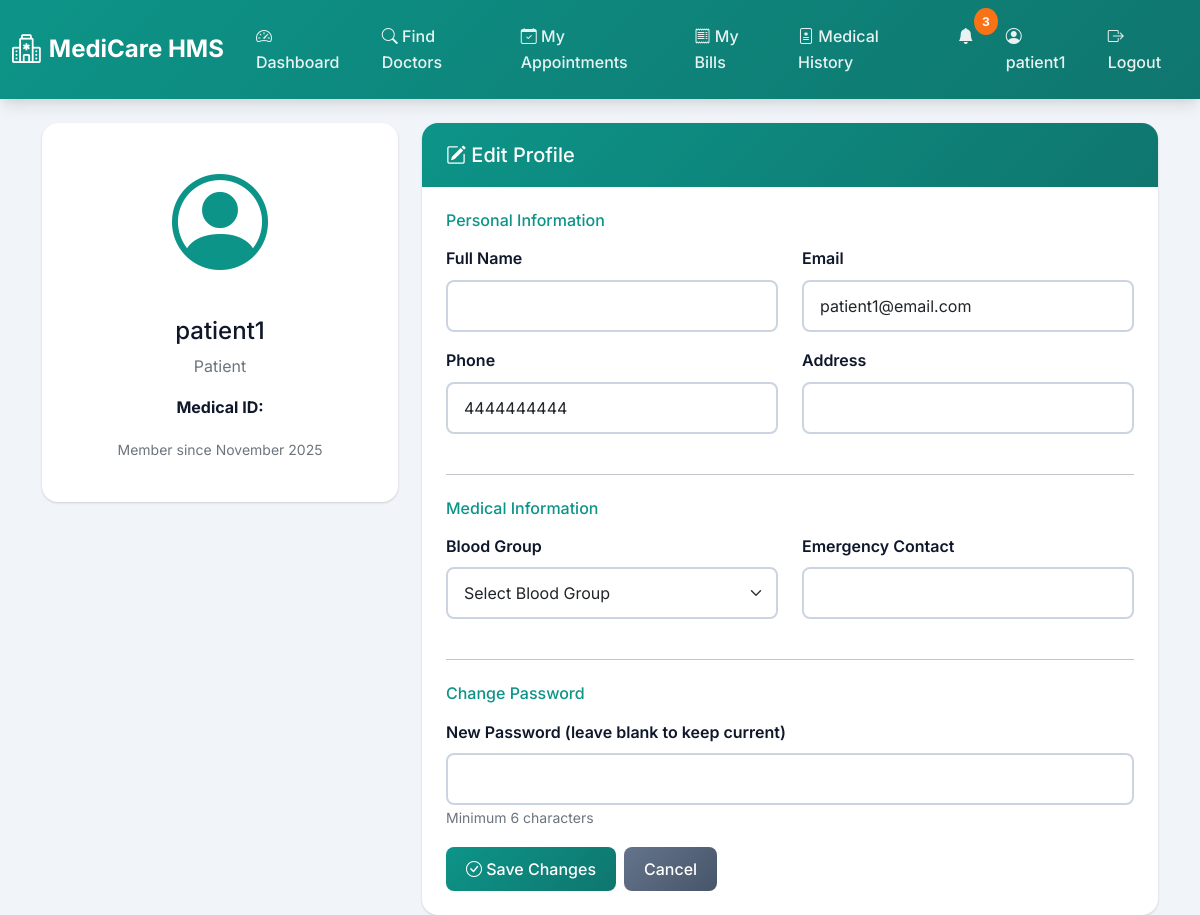
The app's page /profile (signed in) with its own data.
### models.py (models this page shows, shortened)
class User(db.Model):
    __tablename__ = 'users'
    id = db.Column(db.Integer, primary_key=True)
    username = db.Column(db.String(80), unique=True, nullable=False)
    password_hash = db.Column(db.String(255), nullable=False)
    email = db.Column(db.String(120), unique=True, nullable=False)
    phone = db.Column(db.String(20))
    role = db.Column(db.String(20), nullable=False)  # admin, doctor, patient
    full_name = db.Column(db.String(150))
    date_of_birth = db.Column(db.Date)
    gender = db.Column(db.String(10))
    address = db.Column(db.Text)
    profile_image = db.Column(db.String(255))
    is_active = db.Column(db.Boolean, default=True)
    created_at = db.Column(db.DateTime, default=datetime.utcnow)
    last_login = db.Column(db.DateTime)

### routes/shared.py (the view, shortened to what this page needs)
@bp.route('/profile', methods=['GET', 'POST'])
def profile():
    if 'user_id' not in session:
        return redirect(url_for('shared.login'))
    user = User.query.get(session['user_id'])
    return render_template('shared/profile.html', user=user)

### app.py (called while the page is built)
@app.context_processor
def inject_notifications():
    if 'user_id' in session:
        from utils.notifications import get_unread_count
        return {'unread_count': get_unread_count(session['user_id'])}
    return {'unread_count': 0}

### utils/notifications.py (called while the page is built)
def get_unread_count(user_id):
    return Notification.query.filter_by(user_id=user_id, is_read=False).count()

### templates/shared/profile.html (shortened to what this page needs)
{% extends "base.html" %}
{% block content %}
<div class="container">
    <div class="row">
        <div class="col-md-4 mb-4">
            <div class="card">
                <div class="card-body text-center">
                    <div class="mb-3">
                        <i class="bi bi-person-circle" style="font-size: 6rem; color: var(--primary-color);"></i>
                    </div>
                    <h4>{{ user.full_name or user.username }}</h4>
                    <p class="text-muted">{{ user.role|title }}</p>
                    {% if user.role == 'patient' %}
                    <p><strong>Medical ID:</strong> {{ user.patient_profile.medical_id }}</p>
                    {% elif user.role == 'doctor' %}
                    <p><strong>Specialization:</strong> {{ user.doctor_profile.specialization }}</p>
                    <p><strong>Rating:</strong> {{ "%.1f"|format(user.doctor_profile.rating) }} / 5.0</p>
                    {% endif %}
                    <p class="text-muted"><small>Member since {{ user.created_at.strftime('%B %Y') }}</small></p>
                </div>
            </div>
        </div>
        <div class="col-md-8">
            <div class="card">
                <div class="card-header">
                    <h5 class="mb-0"><i class="bi bi-pencil-square"></i> Edit Profile</h5>
                </div>
                <div class="card-body">
                    <form method="POST">
                        <h6 class="mb-3" style="color: var(--primary-color);">Personal Information</h6>
                        <div class="row">
                            <div class="col-md-6 mb-3">
                                <label for="full_name" class="form-label">Full Name</label>
                                <input type="text" class="form-control" id="full_name" name="full_name" value="{{ user.full_name or '' }}">
                            </div>
                            <div class="col-md-6 mb-3">
                                <label for="email" class="form-label">Email</label>
                                <input type="email" class="form-control" id="email" name="email" value="{{ user.email }}" required>
                            </div>
                        </div>
                        <div class="row">
                            <div class="col-md-6 mb-3">
                                <label for="phone" class="form-label">Phone</label>
                                <input type="tel" class="form-control" id="phone" name="phone" value="{{ user.phone or '' }}">
                            </div>
                            <div class="col-md-6 mb-3">
                                <label for="address" class="form-label">Address</label>
                                <input type="text" class="form-control" id="address" name="address" value="{{ user.address or '' }}">
                            </div>
                        </div>
                        {% if user.role == 'patient' %}
                        <hr class="my-4">
                        <h6 class="mb-3" style="color: var(--primary-color);">Medical Information</h6>
                        <div class="row">
                            <div class="col-md-6 mb-3">
                                <label for="blood_group" class="form-label">Blood Group</label>
                                <select class="form-select" id="blood_group" name="blood_group">
                                    <option value="">Select Blood Group</option>
                                </select>
                            </div>
                            <div class="col-md-6 mb-3">
                                <label for="emergency_contact" class="form-label">Emergency Contact</label>
                                <input type="tel" class="form-control" id="emergency_contact" name="emergency_contact" value="{{ user.patient_profile.emergency_contact or '' }}">
                            </div>
                        </div>
                        {% endif %}
                        <hr class="my-4">
                        <h6 class="mb-3" style="color: var(--primary-color);">Change Password</h6>
                        <div class="mb-3">
                            <label for="new_password" class="form-label">New Password (leave blank to keep current)</label>
                            <input type="password" class="form-control" id="new_password" name="new_password" minlength="6">
                            <small class="text-muted">Minimum 6 characters</small>
                        </div>
                        <div class="d-flex gap-2">
                            <button type="submit" class="btn btn-primary">
                                <i class="bi bi-check-circle"></i> Save Changes
                            </button>
                            <a href="/" class="btn btn-secondary">Cancel</a>
                        </div>
                    </form>
                </div>
            </div>
        </div>
    </div>
</div>
{% endblock %}

### templates/base.html (shortened to what this page needs)
<!DOCTYPE html>
<html lang="en">
<head>
    <link href="https://cdn.jsdelivr.net/npm/bootstrap@5.1.3/dist/css/bootstrap.min.css" rel="stylesheet">
    <link rel="stylesheet" href="https://cdn.jsdelivr.net/npm/bootstrap-icons@1.10.0/font/bootstrap-icons.css">
    <link rel="stylesheet" href="{{ url_for('static', filename='css/style.css') }}">
</head>
<body>
    {% if session.user_id %}
    <nav class="navbar navbar-expand-lg navbar-custom">
        <div class="container-fluid">
            <a class="navbar-brand" href="/">
                <i class="bi bi-hospital"></i>
                MediCare HMS
            </a>
            <div class="collapse navbar-collapse" id="navbarNav">
                <ul class="navbar-nav me-auto">
                    {% if session.role == 'admin' %}
                    <li class="nav-item"><a class="nav-link" href="{{ url_for('admin.dashboard') }}"><i class="bi bi-speedometer2"></i> Dashboard</a></li>
                    <li class="nav-item"><a class="nav-link" href="{{ url_for('admin.doctors') }}"><i class="bi bi-person-badge"></i> Doctors</a></li>
                    <li class="nav-item"><a class="nav-link" href="{{ url_for('admin.patients') }}"><i class="bi bi-people"></i> Patients</a></li>
                    <li class="nav-item"><a class="nav-link" href="{{ url_for('admin.appointments_list') }}"><i class="bi bi-calendar-check"></i> Appointments</a></li>
                    <li class="nav-item"><a class="nav-link" href="{{ url_for('admin.billing') }}"><i class="bi bi-cash-stack"></i> Billing</a></li>
                    <li class="nav-item"><a class="nav-link" href="{{ url_for('admin.audit_logs') }}"><i class="bi bi-file-text"></i> Audit Logs</a></li>
                    {% elif session.role == 'patient' %}
                    <li class="nav-item"><a class="nav-link" href="{{ url_for('patient.dashboard') }}"><i class="bi bi-speedometer2"></i> Dashboard</a></li>
                    <li class="nav-item"><a class="nav-link" href="{{ url_for('patient.search_doctors') }}"><i class="bi bi-search"></i> Find Doctors</a></li>
                    <li class="nav-item"><a class="nav-link" href="{{ url_for('patient.appointments') }}"><i class="bi bi-calendar-check"></i> My Appointments</a></li>
                    <li class="nav-item"><a class="nav-link" href="{{ url_for('patient.bills') }}"><i class="bi bi-receipt"></i> My Bills</a></li>
                    <li class="nav-item"><a class="nav-link" href="{{ url_for('patient.medical_history') }}"><i class="bi bi-file-medical"></i> Medical History</a></li>
                    {% endif %}
                </ul>
                <ul class="navbar-nav">
                    <li class="nav-item notification-badge">
                        <a class="nav-link" href="{{ url_for('shared.notifications') }}">
                            <i class="bi bi-bell-fill"></i>
                            {% if unread_count > 0 %}
                            <span class="notification-count">{{ unread_count }}</span>
                            {% endif %}
                        </a>
                    </li>
                    <li class="nav-item">
                        <a class="nav-link" href="{{ url_for('shared.profile') }}">
                            <i class="bi bi-person-circle"></i> {{ session.username }}
                        </a>
                    </li>
                    <li class="nav-item">
                        <a class="nav-link" href="{{ url_for('shared.logout') }}">
                            <i class="bi bi-box-arrow-right"></i> Logout
                        </a>
                    </li>
                </ul>
            </div>
        </div>
    </nav>
    {% endif %}
    <div class="container-fluid {% if session.user_id %}mt-4{% endif %}">
        {% block content %}{% endblock %}
    </div>
</body>
</html>

### static/css/style.css (style rules this page uses)
:root { --primary-color: #0d9488; --primary-dark: #0f766e; --primary-light: #14b8a6; --secondary-color: #7c3aed; --secondary-dark: #6d28d9; --accent-color: #f97316; --danger-color: #dc2626; --warning-color: #eab308; --success-color: #16a34a; --info-color: #0284c7; --dark-bg: #0f172a; --light-bg: #f1f5f9; --card-bg: #ffffff; --text-primary: #0f172a; --text-secondary: #475569; --border-color: #cbd5e1; --shadow: 0 1px 3px 0 rgba(0, 0, 0, 0.1), 0 1px 2px 0 rgba(0, 0, 0, 0.06); --shadow-lg: 0 10px 15px -3px rgba(0, 0, 0, 0.1), 0 4px 6px -2px rgba(0, 0, 0, 0.05); --medical-teal: #0d9488; --medical-purple: #7c3aed; --medical-orange: #f97316; }
* { margin: 0; padding: 0; box-sizing: border-box; }
body { font-family: 'Inter', -apple-system, BlinkMacSystemFont, 'Segoe UI', Roboto, sans-serif; background-color: var(--light-bg); color: var(--text-primary); line-height: 1.6; }
.navbar-custom { background: linear-gradient(135deg, #0d9488 0%, #0f766e 100%); box-shadow: var(--shadow-lg); padding: 1rem 0; }
.navbar-brand { font-size: 1.5rem; font-weight: 700; color: white !important; display: flex; align-items: center; gap: 0.5rem; }
.navbar-brand i { font-size: 1.8rem; }
.nav-link { color: rgba(255, 255, 255, 0.9) !important; font-weight: 500; padding: 0.5rem 1rem !important; border-radius: 0.5rem; transition: all 0.3s ease; }
.card { border: none; border-radius: 1rem; box-shadow: var(--shadow); transition: transform 0.3s ease, box-shadow 0.3s ease; background-color: var(--card-bg); }
.card-header { background: linear-gradient(135deg, var(--medical-teal) 0%, var(--primary-dark) 100%); color: white; border: none; border-radius: 1rem 1rem 0 0 !important; padding: 1.25rem 1.5rem; font-weight: 600; }
.card-body { padding: 1.5rem; }
.btn { border-radius: 0.5rem; padding: 0.625rem 1.25rem; font-weight: 500; transition: all 0.3s ease; border: none; }
.btn-primary { background: linear-gradient(135deg, var(--medical-teal) 0%, var(--primary-dark) 100%); }
.btn-secondary { background: linear-gradient(135deg, #64748b 0%, #475569 100%); }
.form-control, .form-select { border: 2px solid var(--border-color); border-radius: 0.5rem; padding: 0.75rem 1rem; transition: all 0.3s ease; }
.form-label { font-weight: 600; color: var(--text-primary); margin-bottom: 0.5rem; }
.notification-badge { position: relative; }
.notification-count { position: absolute; top: -8px; right: -8px; background: var(--accent-color); color: white; border-radius: 50%; padding: 0.25rem 0.5rem; font-size: 0.75rem; font-weight: 700; min-width: 20px; text-align: center; }
* { transition: background-color 0.2s ease, color 0.2s ease; }

### records on screen
User: username "patient1", full_name+username "patient1", role "Patient", created_at "November 2025", email "patient1@email.com", phone "4444444444"

### other values on screen
{{ unread_count }} "3"
